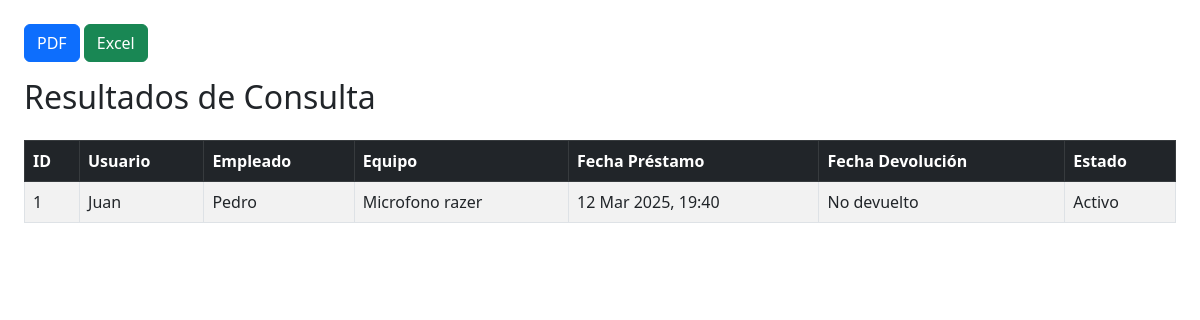
/consulta/imprimir/, run on an earlier commit of the app's database.
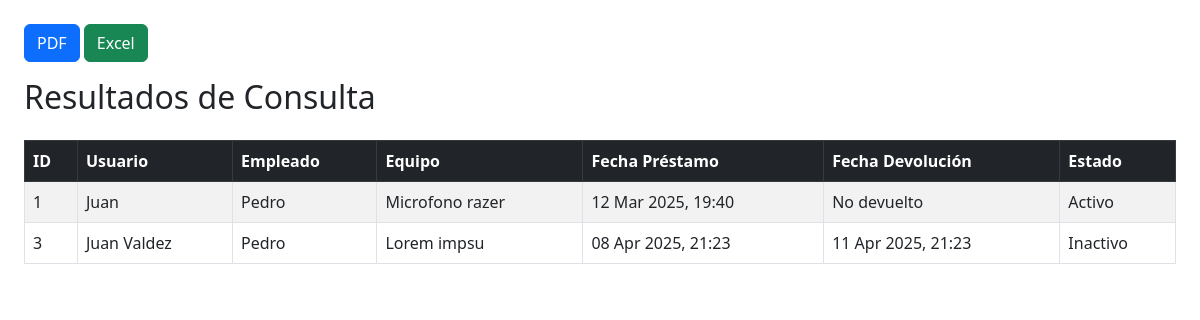
And on a later commit of the database.
### GestionAudiovisualApp/models.py (models this page shows, shortened)
class Prestamo(models.Model):
    empleado            = models.ForeignKey(Empleado, on_delete=models.CASCADE)
    equipo              = models.ForeignKey(Equipo, on_delete=models.CASCADE)
    usuario             = models.ForeignKey(Usuario, on_delete=models.CASCADE)
    fecha_prestamo      = models.DateTimeField(null=True, blank=True)
    fecha_devolucion    = models.DateTimeField(null=True, blank=True)
    comentario          = models.TextField(null=True, blank=True)
    estado              = models.BooleanField(default=True)

class Usuario(AbstractBaseUser, PermissionsMixin):
    nombre = models.CharField(max_length=100, unique=True)
    cedula = models.CharField(max_length=11, unique=True)
    numero_carnet = models.CharField(max_length=20)
    tipo_usuario = models.CharField(max_length=50, choices=[('Profesor', 'Profesor'), ('Estudiante', 'Estudiante'), ('Empleado', 'Empleado')])
    tipo_persona = models.CharField(max_length=20, choices=[('Física', 'Física'), ('Jurídica', 'Jurídica')])
    estado = models.BooleanField(default=True)
    is_active = models.BooleanField(default=True)
    is_staff = models.BooleanField(default=False)
    groups = models.ManyToManyField(
        'auth.Group',
        related_name='custom_user_set',
        blank=True,
        help_text='The groups this user belongs to. A user will get all permissions granted to each of their groups.',
        verbose_name='groups',
    )
    user_permissions = models.ManyToManyField(
        'auth.Permission',
        related_name='custom_user_set',
        blank=True,
        help_text='Specific permissions for this user.',
        verbose_name='user permissions',
    )
    objects = UsuarioManager()
    USERNAME_FIELD = 'nombre'
    REQUIRED_FIELDS = ['cedula']
    def __str__(self):
        return self.nombre

class Empleado(models.Model):
    nombre          = models.CharField(max_length=100)
    cedula          = models.CharField(max_length=11)
    tanda_labor     = models.CharField(max_length=50, choices=[('Matutina', 'Matutina'), ('Vespertina', 'Vespertina'), ('Nocturna', 'Nocturna')])
    fecha_ingreso   = models.DateField(null=True, blank=True)
    estado          = models.BooleanField(default=True)
    def __str__(self):
        return self.nombre

class Equipo(models.Model):
    descripcion     = models.CharField(max_length=100)
    numero_serial   = models.CharField(max_length=50)
    service_tag     = models.CharField(max_length=50)
    tipo_equipo     = models.ForeignKey(TipoEquipo, on_delete=models.CASCADE)
    marca           = models.ForeignKey(Marca, on_delete=models.CASCADE)
    modelo          = models.ForeignKey(Modelo, on_delete=models.CASCADE)
    tecnologia_conexion = models.ForeignKey(TecnologiaConexion, on_delete=models.CASCADE)
    estado              = models.BooleanField(default=True)
    def __str__(self):
        return self.descripcion

### GestionAudiovisualApp/views.py (the view, shortened to what this page needs)
# urls.py: path('consulta/imprimir/', consulta_imprimir_view, name='consulta-imprimir'),
def consulta_imprimir_view(request):
    form = ConsultaCriteriosForm(request.GET or None)
    prestamos = Prestamo.objects.all()
    return render(request, 'prestamos/consulta_imprimir.html', {
        'prestamos': prestamos,
        'form': form
    })

### GestionAudiovisualApp/templates/prestamos/consulta_imprimir.html (shortened to what this page needs)
<!DOCTYPE html>
<html lang="es">
<head>
    <link rel="stylesheet" href="https://cdn.jsdelivr.net/npm/bootstrap@5.2.3/dist/css/bootstrap.min.css">
</head>
<body class="p-4">
    <div class="no-print mb-3">
        <button class="btn btn-primary" onclick="window.print()">
             PDF
        </button>
        <a href="{% url 'consulta-exportar-excel' %}?{{ request.GET.urlencode }}" class="btn btn-success">
             Excel
        </a>
    </div>
    <h2 class="mb-4">Resultados de Consulta</h2>
    <table class="table table-bordered table-striped">
        <thead class="table-dark">
            <tr>
                <th>ID</th>
                <th>Usuario</th>
                <th>Empleado</th>
                <th>Equipo</th>
                <th>Fecha Préstamo</th>
                <th>Fecha Devolución</th>
                <th>Estado</th>
            </tr>
        </thead>
        <tbody>
            {% for prestamo in prestamos %}
            <tr>
                <td>{{ prestamo.pk }}</td>
                <td>{{ prestamo.usuario }}</td>
                <td>{{ prestamo.empleado }}</td>
                <td>{{ prestamo.equipo }}</td>
                <td>{{ prestamo.fecha_prestamo|date:"d M Y, H:i" }}</td>
                <td>
                    {% if prestamo.fecha_devolucion %}
                        {{ prestamo.fecha_devolucion|date:"d M Y, H:i" }}
                    {% else %}
                        No devuelto
                    {% endif %}
                </td>
                <td>
                    {{ prestamo.estado|yesno:"Activo,Inactivo" }}
                </td>
            </tr>
            {% endfor %}
        </tbody>
    </table>
</body>
</html>

What changed in the data, as far as the page shows it:
added Prestamo: pk "3", usuario "Juan Valdez", empleado "Pedro", equipo "Lorem impsu", fecha_prestamo "08 Apr 2025, 21:23", fecha_devolucion "11 Apr 2025, 21:23", estado "Inactivo"
